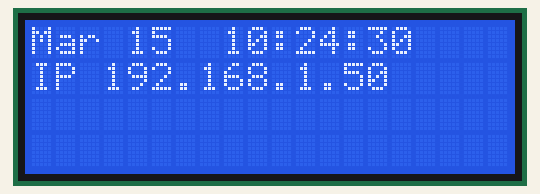
This program was run on a simulated Raspberry Pi (BCM pin numbers). Shown: 20×4 character LCD. The clock reads 2024-03-15 10:24:30 at power-on unless the program sets it; system figures (address, load, memory, disk, uptime) are fixed made-up values.

Above: at 0.2 s.
At 10.2 s:
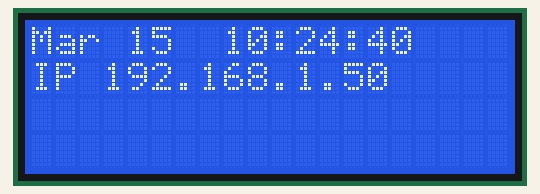
At 50.5 s:
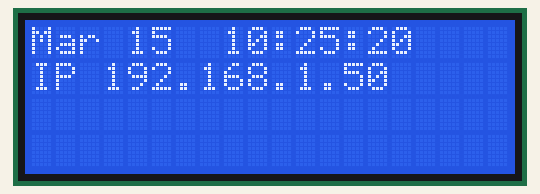
At 70.7 s:
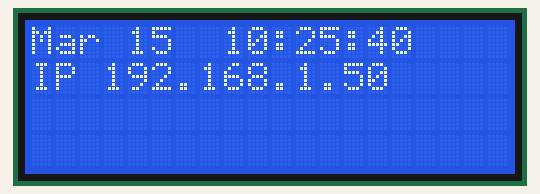
At 80.8 s:
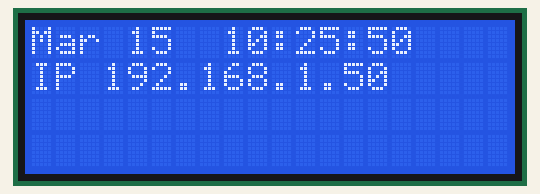
At 121.1 s:
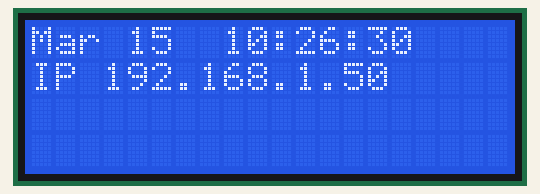

The program:

lcd_ip.py
```python
from subprocess import check_output
from time import sleep
from datetime import datetime
from RPLCD.i2c import CharLCD

# Initialise the lcd class
lcd = CharLCD('PCF8574', 0x27, auto_linebreaks=False)
lcd.clear()

def get_ip():
    cmd = "hostname -I | cut -d\' \' -f1"
    return check_output(cmd, shell=True).decode("utf-8").strip()

while True:

    lcd_line_1 = datetime.now().strftime('%b %d  %H:%M:%S')
    lcd_line_2 = "IP " + get_ip()

    lcd.home()
    lcd.write_string(f'{lcd_line_1}\r\n{lcd_line_2}')

    sleep(10)
```

Measured:
- what the display in image 1 shows lasts 10.1 s, from 10.2 s to 20.3 s
